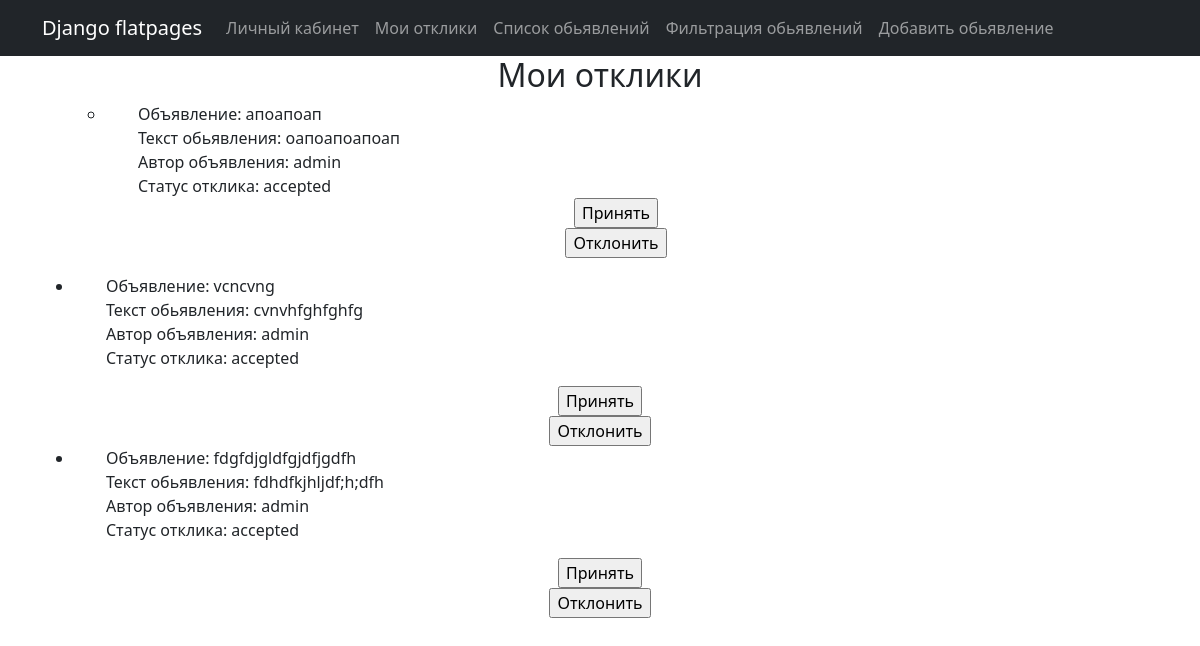
Page /posts/profile/response/ (signed in) on the committed database.
### board_app/models.py (models this page shows, shortened)
class Subscription(models.Model):
    pending = 'Ожидает ответа'
    accepted = 'Принят'
    rejected = 'Отклонен'
    response = [(pending, 'Ожидает ответа'), (accepted, 'Принят'), (rejected, 'Отклонен')]
    user = models.ForeignKey(User, on_delete=models.CASCADE, related_name='subscribe_user')
    posts = models.ForeignKey(Posts, on_delete=models.CASCADE, related_name='subscribe_posts')
    email = models.EmailField(max_length=50, verbose_name='Email')
    status = models.CharField(max_length=20, choices=response, default= pending)

class Posts(models.Model):
    title_post = models.CharField(max_length=100, validators=[MinLengthValidator(5)], verbose_name='Заголовок')
    time_create = models.DateTimeField(auto_now_add=True,  verbose_name='Дата создания')
    time_update = models.DateTimeField(auto_now=True, verbose_name='Дата обновления')
    text_post = models.TextField(validators=[MinLengthValidator(5)], verbose_name='Текст обьявления')
    file = models.ImageField(upload_to="photos/%Y/%m/%d", blank=True, verbose_name='Фотография')
    category = models.ManyToManyField(Category, related_name='category_posts', through='PostCategory')
    author = models.ForeignKey(Author, on_delete=models.CASCADE, related_name='author_posts')
    class Meta:
        ordering = ['-time_create']

class Author(models.Model):
    user = models.OneToOneField(User, on_delete=models.CASCADE)
    name_author = models.CharField(max_length=50, validators=[MinLengthValidator(3)], verbose_name='Автор')
    def __str__(self):
        return self.name_author

### board_app/views.py (the view)
# urls.py: path('response/', user_responses, name='user_responses'),
@login_required
def user_responses(request):
    user_responses = Subscription.objects.filter(user_id=request.user.id)
    return render(request, 'posts/user_responses.html', {'user_responses': user_responses})

### board_app/templates/posts/user_responses.html (shortened to what this page needs)
{% extends 'flatpages/default.html' %}
{% block content %}
  <h2>Мои отклики</h2>
  {% if user_responses %}
    <ul>
      {% for response in user_responses %}
        <ul>
          <li> <ul style="text-align:left"> Объявление: {{ response.posts.title_post }}</ul> </li>
            <ul style="text-align:left"> Текст обьявления: {{ response.posts.text_post }} </ul>
            <ul style="text-align:left"> Автор объявления: {{ response.posts.author }} </ul>
          <ul style="text-align:left"> Статус отклика: {{ response.status }} </ul>
        </ul>
        <form action="{% url 'change_response_status' response.id 'accepted' %}" method="post">
            <input type="submit" value="Принять">
        </form>
        <form action="{% url 'change_response_status' response.id 'rejected' %}" method="post">
            <input type="submit" value="Отклонить">
        </form>
    </ul>
  {% endfor %}
  {% else %}
    <p>Вы пока не оставили никаких откликов</p>
   {% endif %}
{% endblock %}

### templates/flatpages/default.html (shortened to what this page needs)
<!DOCTYPE html>
<html lang="en">
    <head>
        {% load static %}
        <link href="{% static 'css/styles.css' %}" rel="stylesheet" />
    </head>
    <body>
        <nav class="navbar navbar-expand-lg navbar-dark bg-dark static-top">
            <div class="container">
                <a class="navbar-brand" href="#">Django flatpages</a>
                <div class="collapse navbar-collapse" id="navbarResponsive">
                    <ul class="navbar-nav ml-auto">
                        <li class="nav-item">
                            <a class="nav-link" href="/posts/profile/">Личный кабинет </a>
                        </li>
                        <li class="nav-item">
                            <a class="nav-link" href="/posts/response/">Мои отклики</a>
                        </li>
                        <li class="nav-item">
                            <a class="nav-link" href="/posts/">Список обьявлений</a>
                        </li>
                        <li class="nav-item">
                            <a class="nav-link" href="/posts/search/">Фильтрация обьявлений</a>
                        </li>
                        <li class="nav-item">
                            <a class="nav-link" href="/posts/create/">Добавить обьявление</a>
                        </li>
                    </ul>
                </div>
            </div>
        </nav>
       <div class="container">
           <div class="row">
               <div class="col-lg-12 text-center">
           {% block content %}{% endblock content %}
               </div>
           </div>
       </div>
    </body>
</html>

### rows in the picture
Subscription: posts.title_post "апоапоап", posts.text_post "оапоапоапоап", posts.author "admin", status "accepted"
Subscription: posts.title_post "vcncvng", posts.text_post "cvnvhfghfghfg", posts.author "admin", status "accepted"
Subscription: posts.title_post "fdgfdjgldfgjdfjgdfh", posts.text_post "fdhdfkjhljdf;h;dfh", posts.author "admin", status "accepted"
